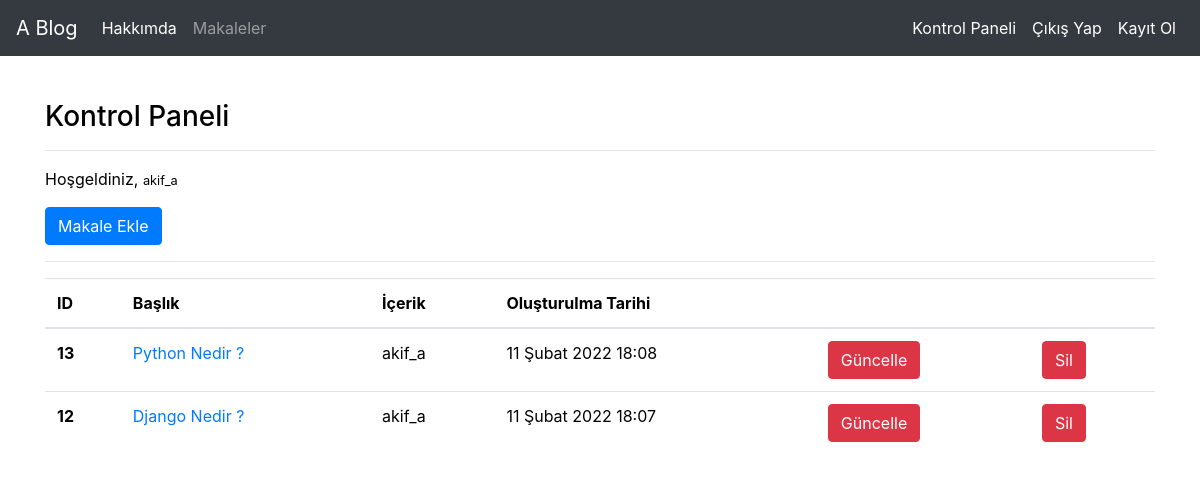
Screenshot of /articles/dashboard/ (signed in) with the database file from the repository.
### article/models.py (models this page shows, shortened)
class Article(models.Model):
    author =  models.ForeignKey("auth.User", verbose_name=("Yazar"), on_delete=models.CASCADE)
    title = models.CharField(max_length=50, verbose_name=("Başlık"))
    content = RichTextField()
    created_date = models.DateTimeField(auto_now_add=True, verbose_name=("Oluşturulma Tarihi"))
    article_image = models.FileField(blank = True, null = True,verbose_name="Makaleye Fotoğraf Ekle")
    class Meta:
        ordering = ['-created_date'] # Makaleler tarihe göre en son eklenenden ilk eklenene göre sıralanacak

### article/views.py (the view)
# urls.py: path('dashboard/',views.dashboard,name = "dashboard"),
@login_required(login_url ="user:login") # Giriş yapılmamışsa fonksiyon çalışmaz ve kullanıcı giriş sayfasına yönlendirir(Güvenlik Amaçlı)
def dashboard(request):
    articles = Article.objects.filter(author = request.user) # sistemde giriş yapmış olan kullanıcının makale bilgilerini sözlüğe kaydedildi
    context = {
        "articles":articles
    }
    return render(request, "dashboard.html",context)

### templates/dashboard.html
{% extends 'layout.html' %}
{% block body %}
<h3>Kontrol Paneli</h3>
<hr>
<p>
    Hoşgeldiniz, <small>{{request.user.username}}</small>
</p>
<a class = "btn btn-primary" href="{% url 'article:addarticle'%}">Makale Ekle</a>
<hr>
{% if articles %}
<table class="table table-hover">
    <thead>
      <tr>
        <th scope="col">ID</th>
        <th scope="col">Başlık</th>
        <th scope="col">İçerik</th>
        <th scope="col">Oluşturulma Tarihi</th>
        <th scope="col"></th>
        <th scope="col"></th>
      </tr>
    </thead>
    <tbody>
        {% for article in articles %}
        <tr>
            <th scope="row">{{article.id}}</th>
            <td><a href="{% url 'article:detail' article.id%}">{{article.title}}</a></td>
            <td>{{article.author.username}}</td>
            <td>{{article.created_date}}</td>
            <td><a href="{% url 'article:update' article.id%}" class = "btn btn-danger">Güncelle</a></td>
            <td><a href="{% url 'article:delete' article.id%}" class = "btn btn-danger">Sil</a></td>
          </tr>
        {% endfor %}
    </tbody>
  </table>
{% else %}
<div class = "alert alert-danger">
    Henüz Bir Makaleniz Bulunmuyor
</div>
{% endif %}
{% endblock body %}

### rows the page displays
Article: id "13", title "Python Nedir ?", author.username "akif_a", created_date "11 Şubat 2022 18:08"
Article: id "12", title "Django Nedir ?", author.username "akif_a", created_date "11 Şubat 2022 18:07"

### other values shown
{{ request.user.username }} "akif_a"
